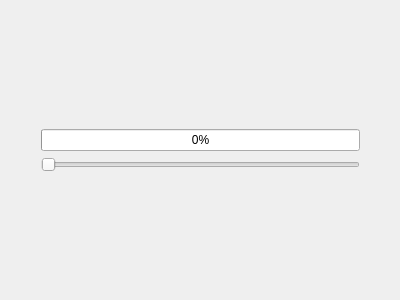
<?xml version="1.0" encoding="UTF-8"?>
<ui version="4.0">
 <class>Widget</class>
 <widget class="QWidget" name="Widget">
  <property name="geometry">
   <rect>
    <x>0</x>
    <y>0</y>
    <width>400</width>
    <height>300</height>
   </rect>
  </property>
  <property name="windowTitle">
   <string>Widget</string>
  </property>
  <widget class="QWidget" name="">
   <property name="geometry">
    <rect>
     <x>30</x>
     <y>10</y>
     <width>341</width>
     <height>281</height>
    </rect>
   </property>
   <layout class="QVBoxLayout" name="verticalLayout_3">
    <item>
     <layout class="QVBoxLayout" name="verticalLayout_2">
      <item>
       <layout class="QVBoxLayout" name="verticalLayout">
        <item>
         <widget class="QProgressBar" name="progressBar">
          <property name="minimum">
           <number>1</number>
          </property>
          <property name="value">
           <number>1</number>
          </property>
         </widget>
        </item>
        <item>
         <widget class="QSlider" name="horizontalSlider">
          <property name="minimum">
           <number>1</number>
          </property>
          <property name="maximum">
           <number>100</number>
          </property>
          <property name="orientation">
           <enum>Qt::Horizontal</enum>
          </property>
         </widget>
        </item>
       </layout>
      </item>
     </layout>
    </item>
   </layout>
  </widget>
 </widget>
 <layoutdefault spacing="6" margin="11"/>
 <resources/>
 <connections/>
</ui>
